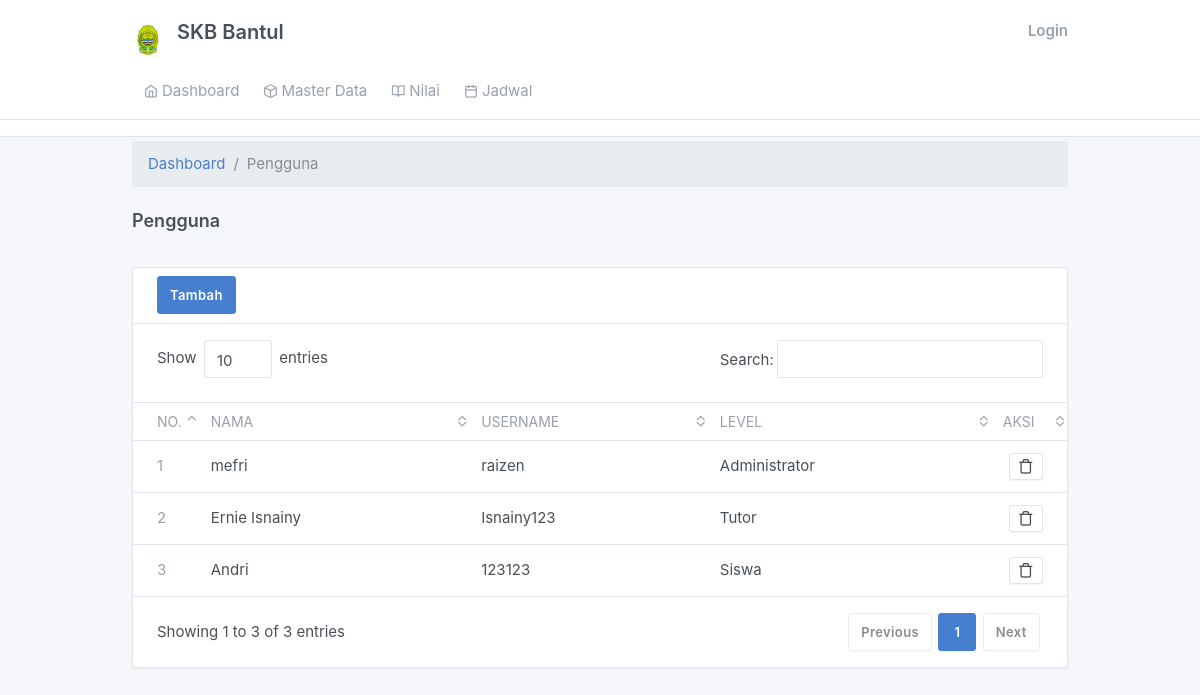
Screenshot of /admin/pengguna.php with the database file from the repository.
### tables this page shows
CREATE TABLE `user` (
  `id_user` int(11) NOT NULL,
  `level_id` int(3) NOT NULL,
  `nama` varchar(50) NOT NULL,
  `username` varchar(30) NOT NULL,
  `password` char(32) NOT NULL
);

CREATE TABLE `level` (
  `level_id` int(3) NOT NULL,
  `level` varchar(30) NOT NULL
);

### admin/pengguna.php (the view, shortened to what this page needs)
<?php include_once "views/main.php";?>
<?php
switch ($_GET["act"]){
default:
?>
<div class="my-3 my-md-1">
  <div class="container">
          <ol class="breadcrumb">
            <li class="breadcrumb-item">
              <a href="../index.php">Dashboard</a>
            </li>
            <li class="breadcrumb-item active">Pengguna</li>
          </ol>
    <div class="page-header">
      <h4>
        Pengguna
      </h4>
    </div>
      <div class="">
        <div class="card">
          <div class="card-header">
          <a href="?&act=form_create" class="btn btn-primary" role="button">Tambah</a>
          </div>
          <div class="table-responsive">
            <table class="table card-table table-vcenter text-nowrap datatable">
              <thead>
                <tr>
                  <th class="w-2">No.</th>
                  <th>Nama</th>
                  <th>Username</th>
                  <th>Level</th>
                  <th class="w-4">Aksi</th>
                </tr>
              </thead>
              <tbody>
              <?php
              $sql=mysqli_query($connect,"SELECT user.id_user, user.level_id, level.level, user.nama, user.username, user.password FROM user LEFT JOIN level ON level.level_id=user.level_id");
              $no=1;
              while($h=mysqli_fetch_array($sql)){ ?>
                <tr>
                  <td><span class="text-muted"><?php echo $no;?></span></td>
                  <td><?php echo $h['nama'];?></td>
                  <td><?php echo $h['username'];?></td>
                  <td><?php echo $h['level'];?></td>
                  <td class="text-right">
                    <a href='?&act=delete&id=<?php echo $h['id_user'];?>' onClick="return confirm('Yakin data akan dihapus ?')"
                    class="btn btn-secondary btn-sm"><i class="fe fe-trash"></i></a>
                  </td>
                </tr>
              <?php $no++; } ?>
              </tbody>
            </table>
          </div>
        </div>
      </div>
    </div>
  </div>
<?php
break;
?>
<?php
}
?>

### rows the page displays
user: nama "mefri", username "raizen", level.level "Administrator"
user: nama "Ernie Isnainy", username "Isnainy123", level.level "Tutor"
user: nama "Andri", username "123123", level.level "Siswa"
